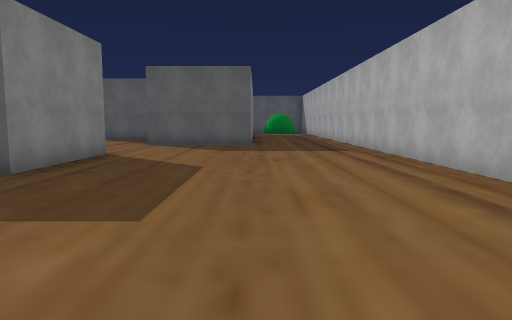
view 1 (above)

24 first-person views from a walk through a Unity game level. The camera is 1.5 m above the floor, tilts 6° down and sees 70° across. The floor is counted in squares, 2 m on a side. Each view is taken from the middle of a square. On the plan, view 1 faces up. The plan holds only what a view shows up to about 11 squares ahead; the rest is blank. The place goes on beyond the plan. The player is left out. Some surface patterns are stand-ins.

view 2
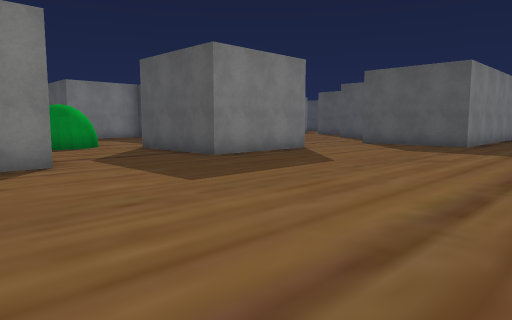

view 3
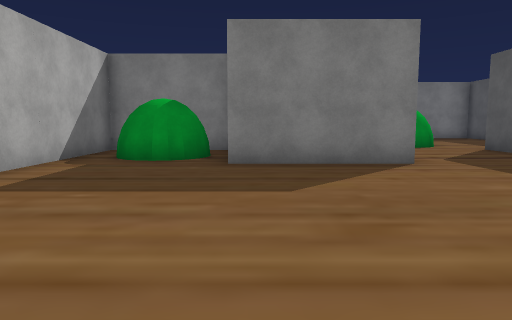

view 4
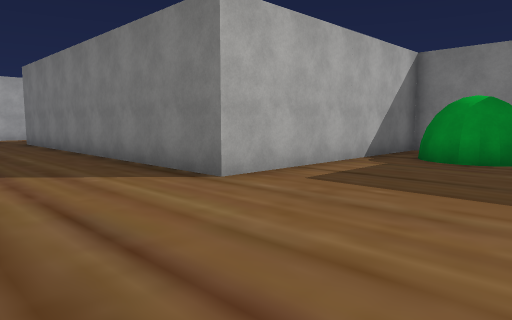

view 5
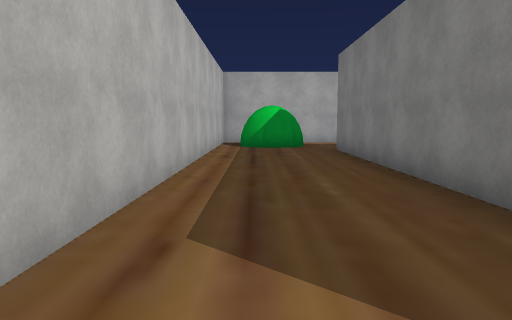

view 6
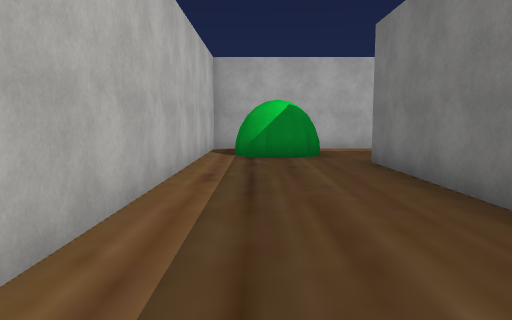

view 7
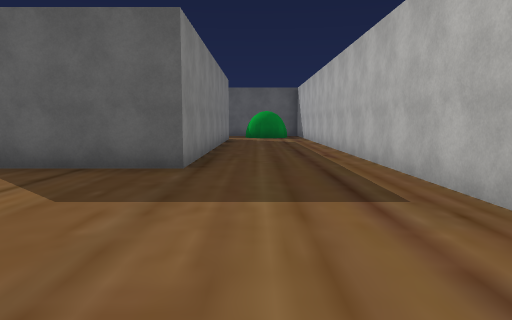

view 8
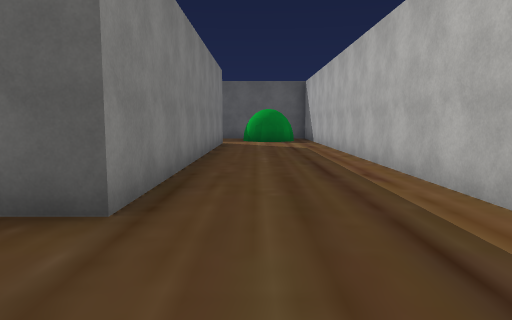

view 9
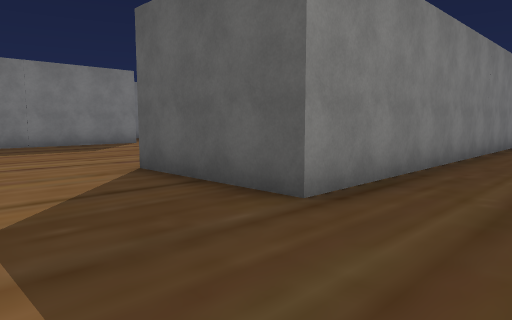

view 10
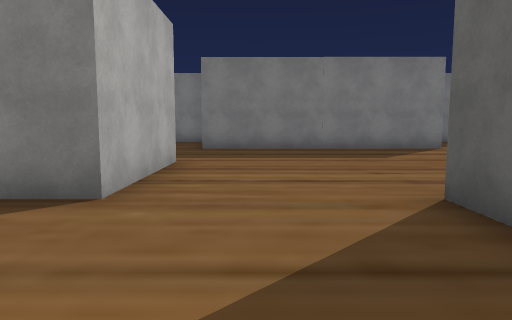

view 11
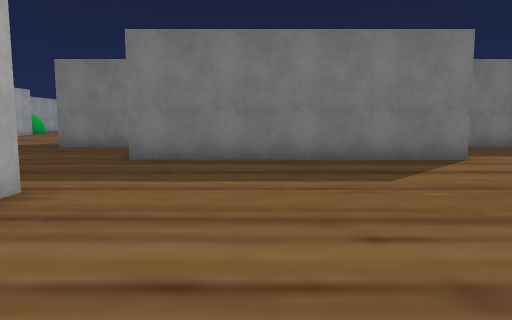

view 12
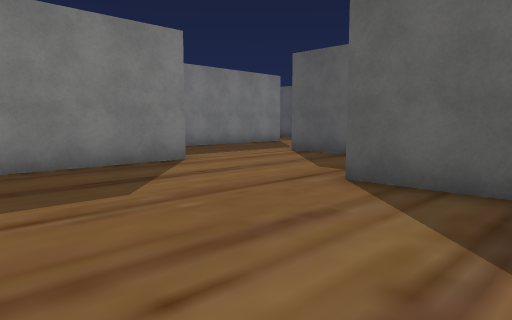

view 13
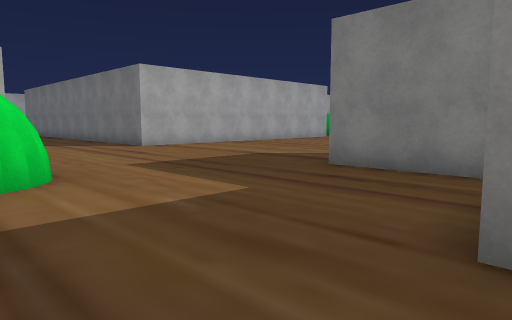

view 14
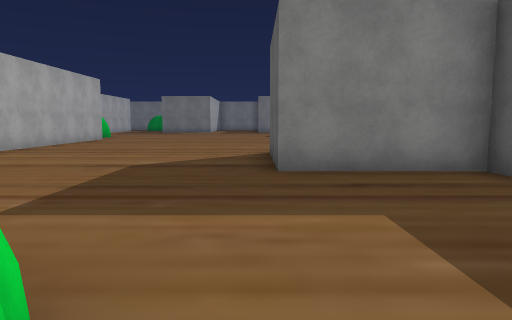

view 15
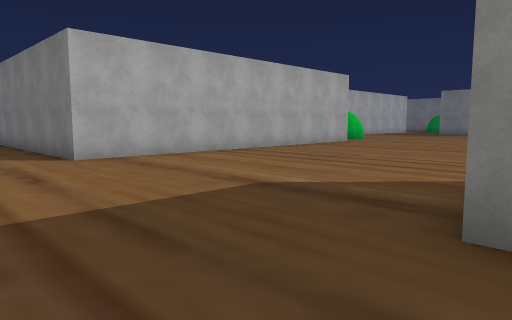

view 16
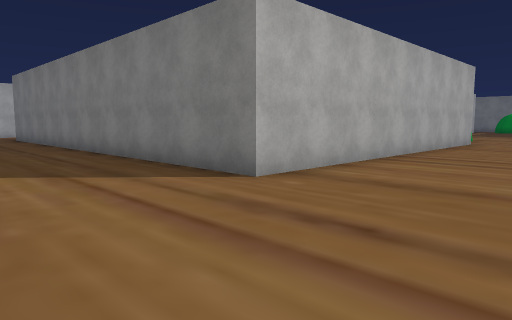

view 17
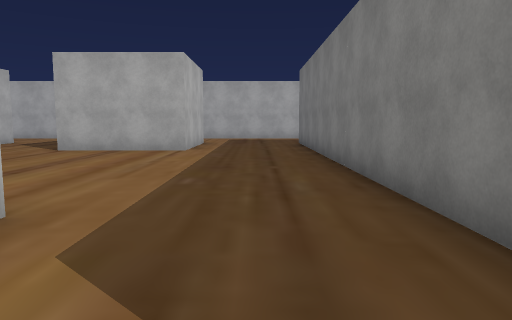

view 18
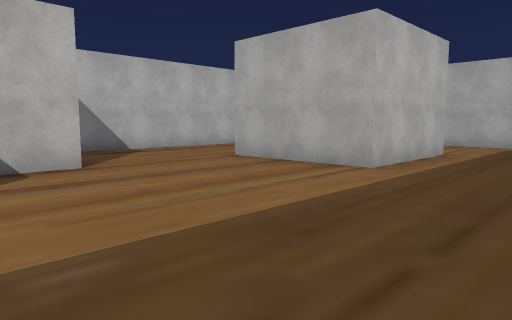

view 19
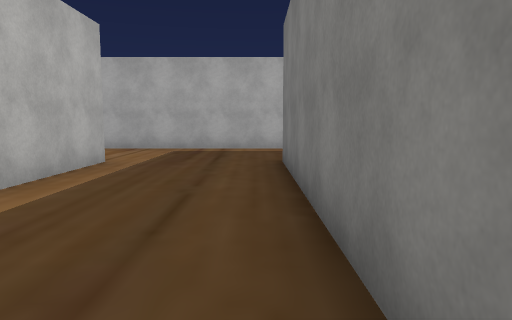

view 20
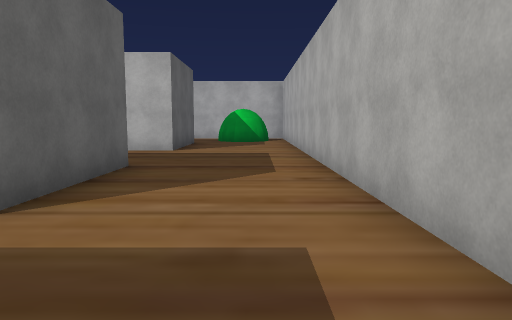

view 21
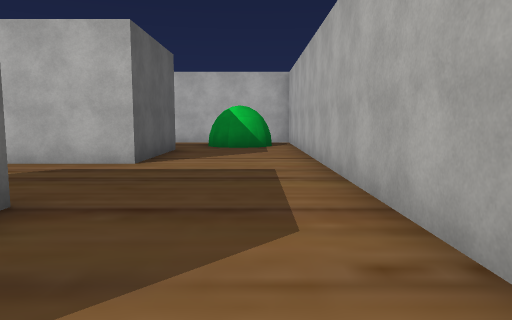

view 22
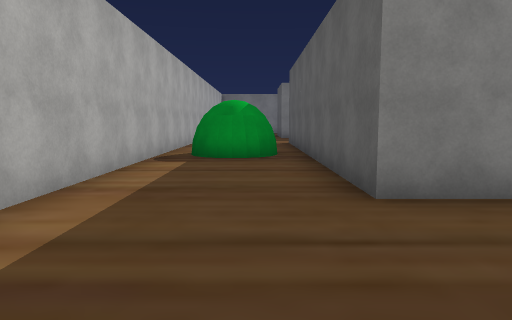

view 23
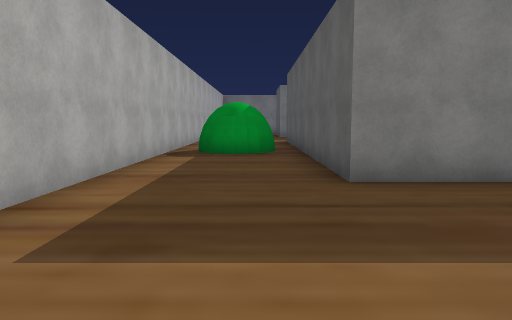

view 24
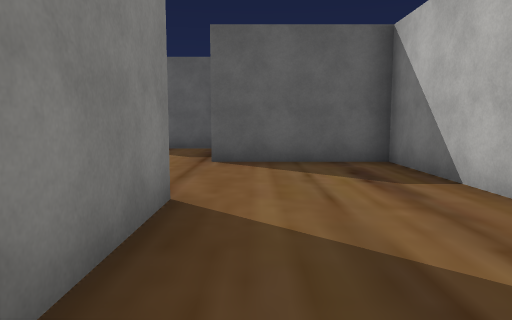

### Floor plan
Key: @ floor where view 1 was taken; # wall or solid block; . floor.
Columns run from 22 left of view 1 to 4 right of it. Each row starts with its distance up from view 1.
 20                      #....#
 19            .##       #....#
 18         #......      #....#
 17         #......      #....#
 16           ......##   #....#
 15            #......   #....#
 14            #.......  #....#
 13            #.......  #....#
 12            #.......###....#
 11            #..............#
 10            #..............#
  9         ####..............#
  8         #.......###.......#
  7         #...... ###.......#
  6       ###...... ###.......#
  5    .......................#
  4   ...........##...........
  3 ............. #...........
  2 .............    .........
  1  ............     #.......
  0 .............     #...@...
 -1 .............    ##.......
 -2 #########...   ###........
 -3         #...   # #........
 -4         #...######........
 -5         #.... .#######...
 -6         #.......#    #....
 -7         #.......#    #....#
 -8         #.......######....#
 -9         #..........###....#
-10         #..........###....#
-11         #..........###....#
-12         #...####...###....#
-13         #...####...###....#
-14  ########...####...###....#
-15  .........................#
-16    ##..................##.#
-17     #..................##.#
-18  .........................#
-19  ##########################

Positions as (right, up) in squares from view 1, and headings:
1: (0, 0), facing up
2: (3, 0), facing up-left
3: (3, -1), facing left
4: (3, -1), facing down-left
5: (2, -5), facing down
6: (2, -8), facing down
7: (1, 6), facing up
8: (1, 9), facing up
9: (2, 9), facing up-left
10: (0, 10), facing left
11: (-3, 11), facing left
12: (-4, 11), facing up-left
13: (-8, 9), facing down-left
14: (-8, 5), facing left
15: (-11, 6), facing down-left
16: (-10, 2), facing down-left
17: (-12, -2), facing down
18: (-13, -6), facing down-right
19: (-13, -8), facing down
20: (-13, -17), facing right
21: (-10, -17), facing right
22: (-10, -16), facing left
23: (-9, -16), facing left
24: (-6, -15), facing up
